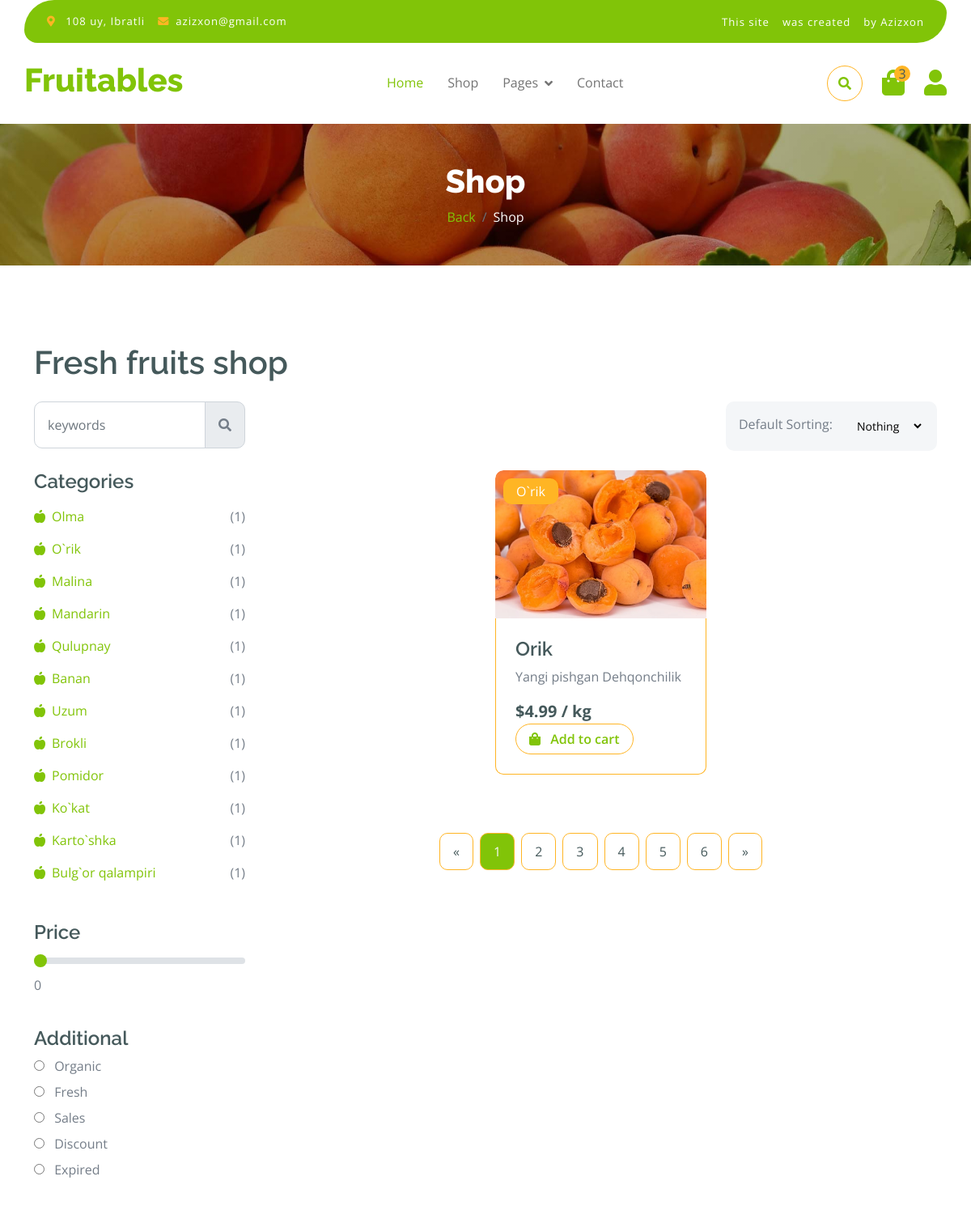
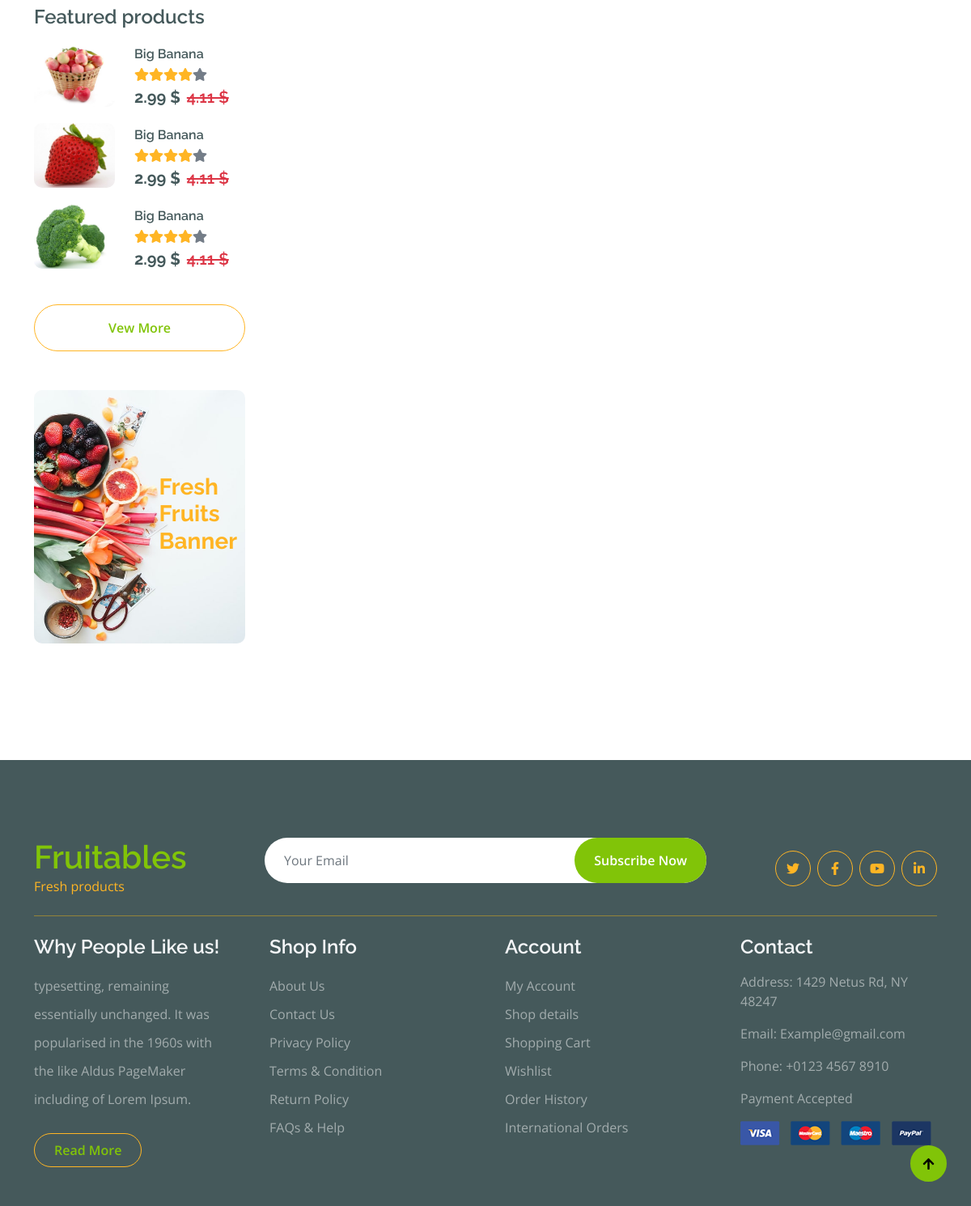
/subcategory/orik, run on the app's committed database (2 pictures, top to bottom).
### fath/models.py (models this page shows, shortened)
class Category(models.Model):
    name = models.CharField(max_length=255, unique=True)
    img = models.ImageField(upload_to='category_img/')
    slug = models.SlugField(blank=True, null=True)
    parent = models.ForeignKey('self', on_delete=models.CASCADE,blank=True,null=True,related_name='subcategories')
    def __str__(self):
        return self.name

class Product(models.Model):
    category = models.ForeignKey(Category, on_delete=models.CASCADE)
    filter_choice = models.CharField(max_length=255, choices=FILTER_CHOICES, null=True)
    img = models.ImageField(upload_to='product_img/')
    name = models.CharField(max_length=255)
    body = models.TextField()
    price = models.FloatField()
    dicount = models.FloatField(blank=True, null=True)
    quantity = models.FloatField()
    slug = models.SlugField(blank=True, null=True)
    created = models.DateTimeField(auto_now_add=True)

### fath/views.py (the view)
# urls.py: path('subcategory/<slug:slug>', views.SortingBySubcategories.as_view(), name='subcategory'),
class SortingBySubcategories(ShopList):
    def get_context_data(self, object_list=None , **kwargs) :
        context = super().get_context_data(**kwargs)
        subcategory = models.Category.objects.get(slug=self.kwargs['slug'])
        context['products'] = subcategory.product_set.all()
        return context

### templates/fath/shop.html (shortened to what this page needs)
{% extends 'base.html' %}
{% load static %}
{% block content %}
        <div class="container-fluid page-header py-5">
            <h1 class="text-center text-white display-6">Shop</h1>
            <ol class="breadcrumb justify-content-center mb-0">
                <li class="breadcrumb-item"><a href="{% url 'index' %}">Back</a></li>
                <li class="breadcrumb-item active text-white">Shop</li>
            </ol>
        </div>
        <div class="container-fluid fruite py-5">
            <div class="container py-5">
                <h1 class="mb-4">Fresh fruits shop</h1>
                <div class="row g-4">
                    <div class="col-lg-12">
                        <div class="row g-4">
                            <div class="col-xl-3">
                                <div class="input-group w-100 mx-auto d-flex">
                                    <input type="search" class="form-control p-3" placeholder="keywords" aria-describedby="search-icon-1">
                                    <span id="search-icon-1" class="input-group-text p-3"><i class="fa fa-search"></i></span>
                                </div>
                            </div>
                            <div class="col-6"></div>
                            <div class="col-xl-3">
                                <div class="bg-light ps-3 py-3 rounded d-flex justify-content-between mb-4">
                                    <label for="fruits">Default Sorting:</label>
                                    <select id="my_select" onchange="redirectToPage()" name="fruitlist" class="border-0 form-select-sm bg-light me-3">
                                        <option value="{% url 'shop' %}">Nothing</option>
                                    </select>
                                </div>
                            </div>
                        </div>
                        <div class="row g-4">
                            <div class="col-lg-3">
                                <div class="row g-4">
                                    <div class="col-lg-12">
                                        <div class="mb-3">
                                            <h4>Categories</h4>
                                            <ul class="list-unstyled fruite-categorie">
                                                {% for category in categories %}
                                                {% for subcategory in category.subcategories.all %}
                                                <li>
                                                    <div class="d-flex justify-content-between fruite-name">
                                                        <a href="{% url 'subcategory' subcategory.slug %}"><i class="fas fa-apple-alt me-2"></i>{{subcategory.name}}</a>
                                                        <span>({{subcategory.product_set.count}})</span>
                                                    </div>
                                                </li>
                                            {% endfor %}
                                            {% endfor %}
                                            </ul>
                                        </div>
                                    </div>
                                    <div class="col-lg-12">
                                        <div class="mb-3">
                                            <h4 class="mb-2">Price</h4>
                                            <input type="range" class="form-range w-100" id="rangeInput" name="rangeInput" min="0" max="500" value="0" oninput="amount.value=rangeInput.value">
                                            <output id="amount" name="amount" min-velue="0" max-value="500" for="rangeInput">0</output>
                                        </div>
                                    </div>
                                    <div class="col-lg-12">
                                        <div class="mb-3">
                                            <h4>Additional</h4>
                                            <div class="mb-2">
                                                <input type="radio" class="me-2" id="Categories-1" name="Categories-1" value="Beverages">
                                                <label for="Categories-1"> Organic</label>
                                            </div>
                                            <div class="mb-2">
                                                <input type="radio" class="me-2" id="Categories-2" name="Categories-1" value="Beverages">
                                                <label for="Categories-2"> Fresh</label>
                                            </div>
                                            <div class="mb-2">
                                                <input type="radio" class="me-2" id="Categories-3" name="Categories-1" value="Beverages">
                                                <label for="Categories-3"> Sales</label>
                                            </div>
                                            <div class="mb-2">
                                                <input type="radio" class="me-2" id="Categories-4" name="Categories-1" value="Beverages">
                                                <label for="Categories-4"> Discount</label>
                                            </div>
                                            <div class="mb-2">
                                                <input type="radio" class="me-2" id="Categories-5" name="Categories-1" value="Beverages">
                                                <label for="Categories-5"> Expired</label>
                                            </div>
                                        </div>
                                    </div>
                                    <div class="col-lg-12">
                                        <h4 class="mb-3">Featured products</h4>
                                        <div class="d-flex align-items-center justify-content-start">
                                            <div class="rounded me-4" style="width: 100px; height: 100px;">
                                                <img src="{% static 'fath/img/featur-1.jpg' %}" class="img-fluid rounded" alt="">
                                            </div>
                                            <div>
                                                <h6 class="mb-2">Big Banana</h6>
                                                <div class="d-flex mb-2">
                                                    <i class="fa fa-star text-secondary"></i>
                                                    <i class="fa fa-star text-secondary"></i>
                                                    <i class="fa fa-star text-secondary"></i>
                                                    <i class="fa fa-star text-secondary"></i>
                                                    <i class="fa fa-star"></i>
                                                </div>
                                                <div class="d-flex mb-2">
                                                    <h5 class="fw-bold me-2">2.99 $</h5>
                                                    <h5 class="text-danger text-decoration-line-through">4.11 $</h5>
                                                </div>
                                            </div>
                                        </div>
                                        <div class="d-flex align-items-center justify-content-start">
                                            <div class="rounded me-4" style="width: 100px; height: 100px;">
                                                <img src="{% static 'fath/img/featur-2.jpg' %}" class="img-fluid rounded" alt="">
                                            </div>
                                            <div>
                                                <h6 class="mb-2">Big Banana</h6>
                                                <div class="d-flex mb-2">
                                                    <i class="fa fa-star text-secondary"></i>
                                                    <i class="fa fa-star text-secondary"></i>
                                                    <i class="fa fa-star text-secondary"></i>
                                                    <i class="fa fa-star text-secondary"></i>
                                                    <i class="fa fa-star"></i>
                                                </div>
                                                <div class="d-flex mb-2">
                                                    <h5 class="fw-bold me-2">2.99 $</h5>
                                                    <h5 class="text-danger text-decoration-line-through">4.11 $</h5>
                                                </div>
                                            </div>
                                        </div>
                                        <div class="d-flex align-items-center justify-content-start">
                                            <div class="rounded me-4" style="width: 100px; height: 100px;">
                                                <img src="{% static 'fath/img/featur-3.jpg' %}" class="img-fluid rounded" alt="">
                                            </div>
                                            <div>
                                                <h6 class="mb-2">Big Banana</h6>
                                                <div class="d-flex mb-2">
                                                    <i class="fa fa-star text-secondary"></i>
                                                    <i class="fa fa-star text-secondary"></i>
                                                    <i class="fa fa-star text-secondary"></i>
                                                    <i class="fa fa-star text-secondary"></i>
                                                    <i class="fa fa-star"></i>
                                                </div>
                                                <div class="d-flex mb-2">
                                                    <h5 class="fw-bold me-2">2.99 $</h5>
                                                    <h5 class="text-danger text-decoration-line-through">4.11 $</h5>
                                                </div>
                                            </div>
                                        </div>
                                        <div class="d-flex justify-content-center my-4">
                                            <a href="#" class="btn border border-secondary px-4 py-3 rounded-pill text-primary w-100">Vew More</a>
                                        </div>
                                    </div>
                                    <div class="col-lg-12">
                                        <div class="position-relative">
                                            <img src="{% static 'fath/img/banner-fruits.jpg' %}" class="img-fluid w-100 rounded" alt="">
                                            <div class="position-absolute" style="top: 50%; right: 10px; transform: translateY(-50%);">
                                                <h3 class="text-secondary fw-bold">Fresh <br> Fruits <br> Banner</h3>
                                            </div>
                                        </div>
                                    </div>
                                </div>
                            </div>
                            <div class="col-lg-9">
                                <div class="row g-4 justify-content-center">
                                    {% for product in products %}
                                    <div class="col-md-6 col-lg-6 col-xl-4">
                                        <div class="rounded position-relative fruite-item">
                                            <div class="fruite-img">
                                                <a href="{% url 'shop_detail' product.slug %}"><img src="{{product.img.url}}" class="img-fluid w-100 rounded-top" alt=""></a>
                                            </div>
                                            <div class="text-white bg-secondary px-3 py-1 rounded position-absolute" style="top: 10px; left: 10px;">{{product.category}}</div>
                                            <div class="p-4 border border-secondary border-top-0 rounded-bottom">
                                                <h4>{{product.name}}</h4>
                                                <p>{{product.body| truncatewords:20}}</p>
                                                <div class="d-flex justify-content-between flex-lg-wrap">
                                                    <p class="text-dark fs-5 fw-bold mb-0">${{product.price}} / kg</p>
                                                    <a href="#" class="btn border border-secondary rounded-pill px-3 text-primary"><i class="fa fa-shopping-bag me-2 text-primary"></i> Add to cart</a>
                                                </div>
                                            </div>
                                        </div>
                                    </div>
                                    {% endfor %}
                                    <div class="col-12">
                                        <div class="pagination d-flex justify-content-center mt-5">
                                            <a href="#" class="rounded">&laquo;</a>
                                            <a href="#" class="active rounded">1</a>
                                            <a href="#" class="rounded">2</a>
                                            <a href="#" class="rounded">3</a>
                                            <a href="#" class="rounded">4</a>
                                            <a href="#" class="rounded">5</a>
                                            <a href="#" class="rounded">6</a>
                                            <a href="#" class="rounded">&raquo;</a>
                                        </div>
                                    </div>
                                </div>
                            </div>
                        </div>
                    </div>
                </div>
            </div>
        </div>
        {% endblock content %}

### data on the page
Category: name "Olma", product_set.count "1"
Category: name "O`rik", product_set.count "1"
Category: name "Malina", product_set.count "1"
Category: name "Mandarin", product_set.count "1"
Category: name "Qulupnay", product_set.count "1"
Category: name "Banan", product_set.count "1"
Category: name "Uzum", product_set.count "1"
Category: name "Brokli", product_set.count "1"
Category: name "Pomidor", product_set.count "1"
Category: name "Ko`kat", product_set.count "1"
Category: name "Karto`shka", product_set.count "1"
Category: name "Bulg`or qalampiri", product_set.count "1"
Product: img (picture), category "O`rik", name "Orik", body "Yangi pishgan Dehqonchilik", price "4.99"
